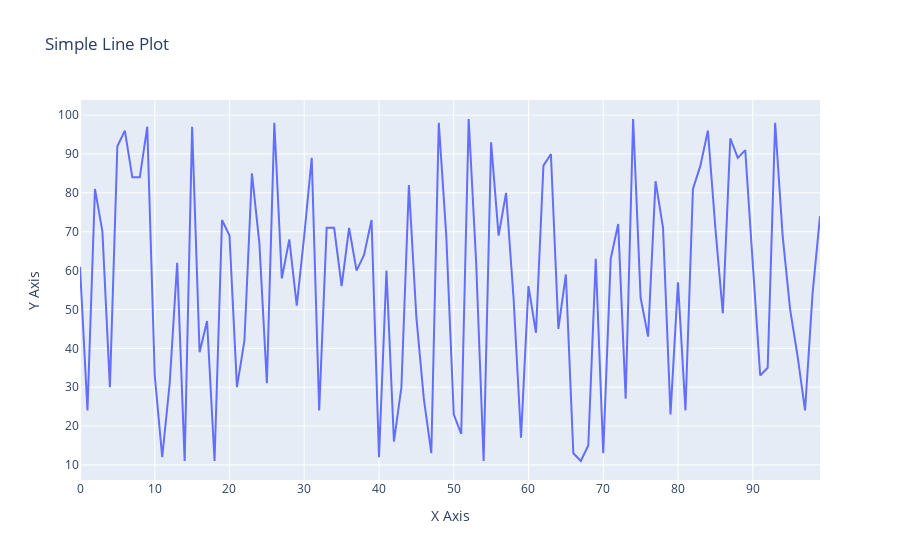

Notebook code cell kept with this figure:
### Code cell
import plotly.graph_objects as go
import numpy as np

# Generating random dataset
np.random.seed(42)  # For reproducibility
x = np.arange(0, 100)
y = np.random.randint(10, 100, size=100)

# Creating a line plot
fig = go.Figure(data=go.Scatter(x=x, y=y, mode='lines', name='Random Data'))

# Adding title and axis labels
fig.update_layout(
    title="Simple Line Plot",
    xaxis_title="X Axis",
    yaxis_title="Y Axis"
)

# Show interactive plot
fig.show()

### Figure 1 — Plotly figure (JSON) as saved in the notebook; plotly's stock layout.template omitted (floating-point values rounded to 4 significant figures)
{"data": [{"mode": "lines", "name": "Random Data", "type": "scatter", "x": [0, 1, 2, 3, 4, 5, 6, 7, 8, 9, 10, 11, 12, 13, 14, 15, 16, 17, 18, 19, 20, 21, 22, 23, 24, 25, 26, 27, 28, 29, 30, 31, 32, 33, 34, 35, 36, 37, 38, 39, 40, 41, 42, 43, 44, 45, 46, 47, 48, 49, 50, 51, 52, 53, 54, 55, 56, 57, 58, 59, 60, 61, 62, 63, 64, 65, 66, 67, 68, 69, 70, 71, 72, 73, 74, 75, 76, 77, 78, 79, 80, 81, 82, 83, 84, 85, 86, 87, 88, 89, 90, 91, 92, 93, 94, 95, 96, 97, 98, 99], "y": [61, 24, 81, 70, 30, 92, 96, 84, 84, 97, 33, 12, 31, 62, 11, 97, 39, 47, 11, 73, 69, 30, 42, 85, 67, 31, 98, 58, 68, 51, 69, 89, 24, 71, 71, 56, 71, 60, 64, 73, 12, 60, 16, 30, 82, 48, 27, 13, 98, 69, 23, 18, 99, 62, 11, 93, 69, 80, 53, 17, 56, 44, 87, 90, 45, 59, 13, 11, 15, 63, 13, 63, 72, 27, 99, 53, 43, 83, 71, 23, 57, 24, 81, 87, 96, 71, 49, 94, 89, 91, 62, 33, 35, 98, 69, 50, 38, 24, 54, 74]}], "layout": {"autosize": true, "title": {"text": "Simple Line Plot"}, "xaxis": {"autorange": true, "range": [0, 99], "title": {"text": "X Axis"}, "type": "linear"}, "yaxis": {"autorange": true, "range": [6.111, 103.9], "title": {"text": "Y Axis"}, "type": "linear"}}}
